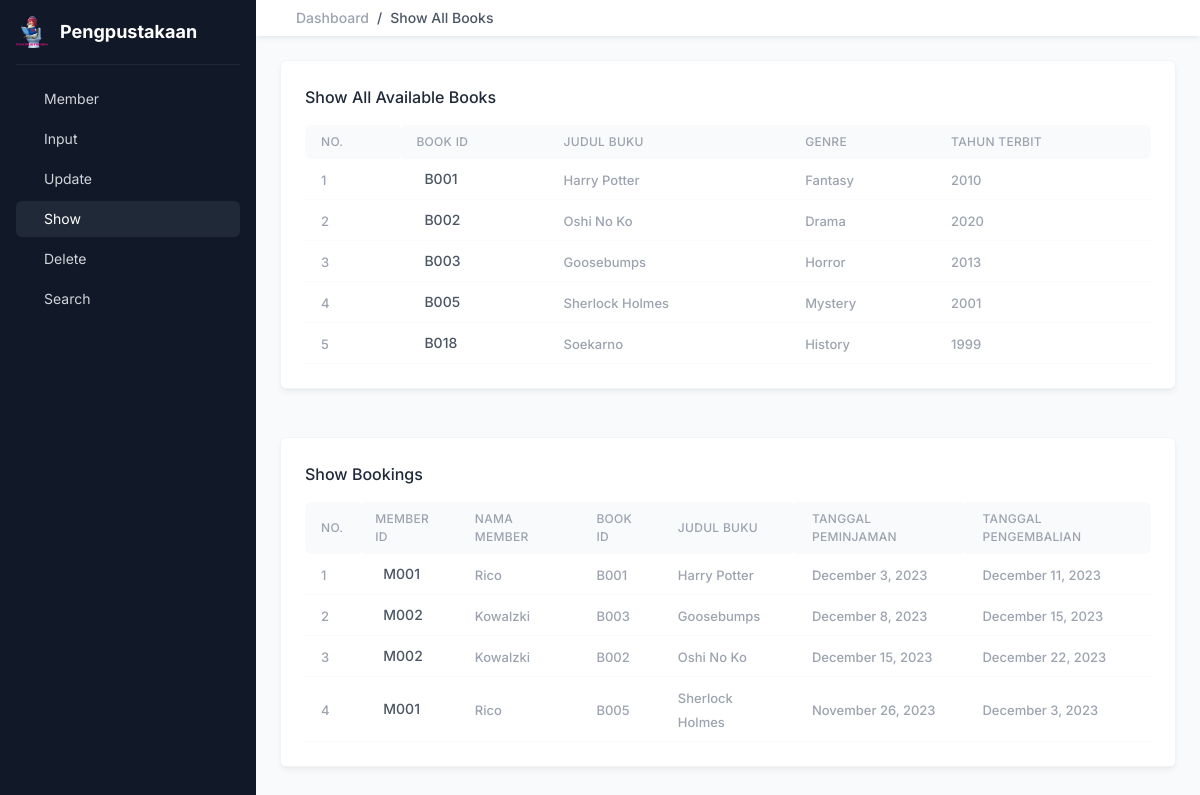
Before: /show.php with the older database file.
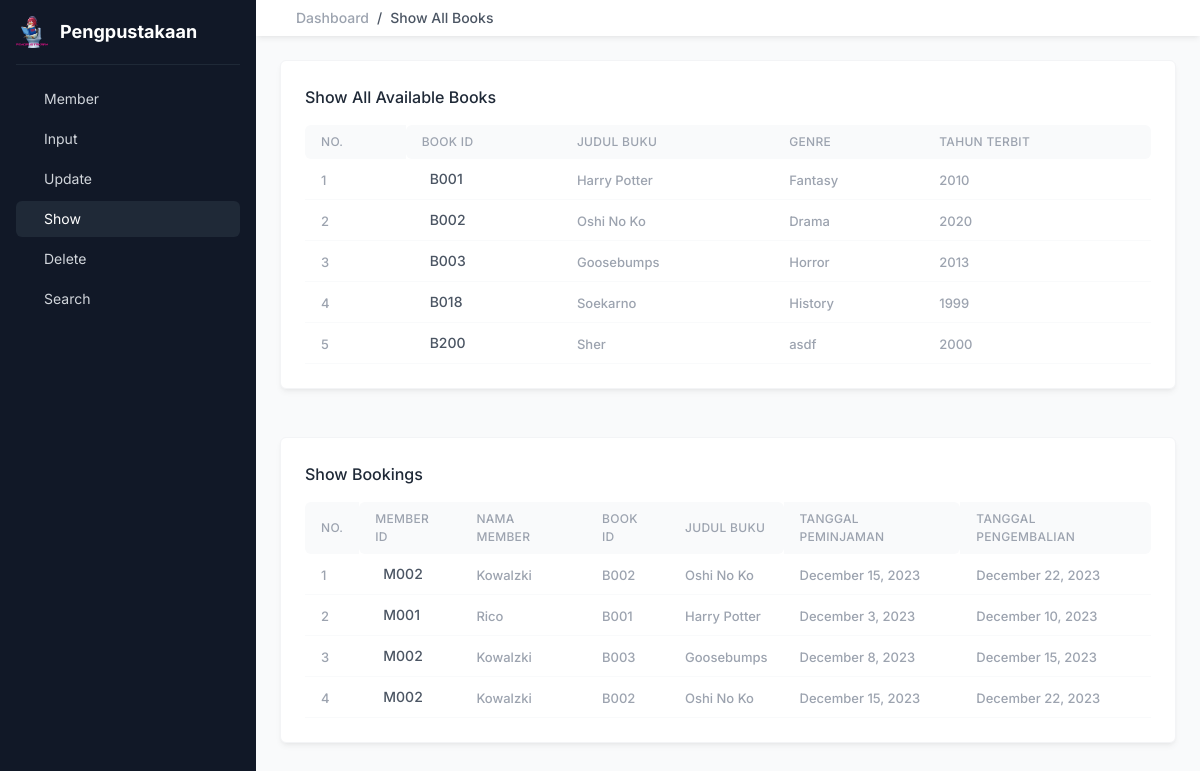
After: the same page with the newer database file.
### tables this page shows
CREATE TABLE `tbuku` (
  `IDBuku` char(4) NOT NULL,
  `JudulBuku` varchar(20) DEFAULT NULL,
  `Genre` varchar(20) DEFAULT NULL,
  `TahunTerbit` int(11) DEFAULT NULL
);

### database/database.php (called while the page is built, shortened)
<?php
function connectToDB()
{
    $username = "root";
    $password = "";
    $dataSourceName = "mysql:host=localhost;dbname=perpusku";
    try{
        $conn = new PDO($dataSourceName, $username, $password);
        return $conn;
    }
    catch(PDOException $e){
        echo $e->getMessage();
        return null;
    }
}
function fetchAllBooks(){
    $conn = connectToDB();
    $stmt = $conn->query("SELECT * FROM TBuku");
    $books = [];
    while($book = $stmt->fetch(PDO::FETCH_ASSOC)){
        array_push($books, $book);
    }
    return $books;
}
function fetchAllBookings(){
    $conn = connectToDB();
    $stmt = $conn->query("SELECT * FROM TMeminjam NATURAL JOIN TBuku NATURAL JOIN TMember");
    $bookings = [];
    while($booking = $stmt->fetch(PDO::FETCH_ASSOC)){
        array_push($bookings, $booking);
    }
    return $bookings;
}
?>

### show.php (the view, shortened to what the changed rows need)
<?php
    require_once "database/database.php";
    $books = fetchAllBooks();
    $bookings = fetchAllBookings();
?>
<!DOCTYPE html>
<html lang="en">
<head>
    <link href="https://cdn.jsdelivr.net/npm/remixicon@3.5.0/fonts/remixicon.css" rel="stylesheet">
    <link rel="stylesheet" href="style.css">
</head>
<body class="text-gray-800 font-inter">
    <main class="w-full md:w-[calc(100%-256px)] md:ml-64 bg-gray-50 min-h-screen transition-all main">
        <div class="p-6">
            <div class="grid grid-cols-1 gap-6">
                <div class="bg-white border border-gray-100 shadow-md shadow-black/5 p-6 rounded-md">
                    <div class="overflow-x-auto">
                        <table class="w-full min-w-[540px]" data-tab-for="order" data-page="active">
                            <thead>
                                <tr>
                                    <th class="text-[12px] uppercase tracking-wide font-medium text-gray-400 py-2 px-4 bg-gray-50 text-left rounded-tl-md rounded-bl-md">No.</th>
                                    <th class="text-[12px] uppercase tracking-wide font-medium text-gray-400 py-2 px-4 bg-gray-50 text-left rounded-tl-md rounded-bl-md">Book ID</th>
                                    <th class="text-[12px] uppercase tracking-wide font-medium text-gray-400 py-2 px-4 bg-gray-50 text-left">Judul Buku</th>
                                    <th class="text-[12px] uppercase tracking-wide font-medium text-gray-400 py-2 px-4 bg-gray-50 text-left">Genre</th>
                                    <th class="text-[12px] uppercase tracking-wide font-medium text-gray-400 py-2 px-4 bg-gray-50 text-left rounded-tr-md rounded-br-md">Tahun Terbit</th>
                                </tr>
                            </thead>
                            <tbody>
                                <?php $num = 1 ?>
                                <?php foreach ($books as $book): ?>
                                <tr>
                                    <td class="py-2 px-4 border-b border-b-gray-50">
                                        <span class="text-[13px] font-medium text-gray-400"><?= $num ?></span>
                                        <?php $num++ ?>
                                    </td>
                                    <td class="py-2 px-4 border-b border-b-gray-50">
                                        <div class="flex items-center">
                                            <a href="#" class="text-gray-600 text-sm font-medium hover:text-blue-500 ml-2 truncate"><?= $book['IDBuku'] ?></a>
                                        </div>
                                    </td>
                                    <td class="py-2 px-4 border-b border-b-gray-50">
                                        <span class="text-[13px] font-medium text-gray-400"><?= $book['JudulBuku'] ?></span>
                                    </td>
                                    <td class="py-2 px-4 border-b border-b-gray-50">
                                        <span class="text-[13px] font-medium text-gray-400"><?= $book['Genre'] ?></span>
                                    </td>
                                    <td class="py-2 px-4 border-b border-b-gray-50">
                                        <span class="text-[13px] font-medium text-gray-400"><?= $book['TahunTerbit'] ?></span>
                                    </td>
                                </tr>
                                <?php endforeach?>
                            </tbody>
                        </table>
                    </div>
                </div>
            </div>
        </div>
        <div class="p-6">
            <div class="grid grid-cols-1 gap-6 mb-6">
                <div class="bg-white border border-gray-100 shadow-md shadow-black/5 p-6 rounded-md">
                    <div class="overflow-x-auto">
                        <table class="w-full min-w-[540px]" data-tab-for="order" data-page="active">
                            <thead>
                                <tr>
                                    <th class="text-[12px] uppercase tracking-wide font-medium text-gray-400 py-2 px-4 bg-gray-50 text-left rounded-tl-md rounded-bl-md">No.</th>
                                    <th class="text-[12px] uppercase tracking-wide font-medium text-gray-400 py-2 px-4 bg-gray-50 text-left rounded-tl-md rounded-bl-md">Member ID</th>
                                    <th class="text-[12px] uppercase tracking-wide font-medium text-gray-400 py-2 px-4 bg-gray-50 text-left">Nama Member</th>
                                    <th class="text-[12px] uppercase tracking-wide font-medium text-gray-400 py-2 px-4 bg-gray-50 text-left">Book ID</th>
                                    <th class="text-[12px] uppercase tracking-wide font-medium text-gray-400 py-2 px-4 bg-gray-50 text-left rounded-tr-md rounded-br-md">Judul Buku</th>
                                    <th class="text-[12px] uppercase tracking-wide font-medium text-gray-400 py-2 px-4 bg-gray-50 text-left rounded-tr-md rounded-br-md">Tanggal Peminjaman</th>
                                    <th class="text-[12px] uppercase tracking-wide font-medium text-gray-400 py-2 px-4 bg-gray-50 text-left rounded-tr-md rounded-br-md">Tanggal Pengembalian</th>
                                </tr>
                            </thead>
                            <tbody>
                                <?php $num = 1 ?>
                                <?php foreach ($bookings as $booking): ?>
                                <tr>
                                    <td class="py-2 px-4 border-b border-b-gray-50">
                                        <span class="text-[13px] font-medium text-gray-400"><?= $num ?></span>
                                        <?php $num++ ?>
                                    </td>
                                    <td class="py-2 px-4 border-b border-b-gray-50">
                                        <div class="flex items-center">
                                            <a href="#" class="text-gray-600 text-sm font-medium hover:text-blue-500 ml-2 truncate"><?= $booking['IDMember'] ?></a>
                                        </div>
                                    </td>
                                    <td class="py-2 px-4 border-b border-b-gray-50">
                                        <span class="text-[13px] font-medium text-gray-400"><?= $booking['NamaMember'] ?></span>
                                    </td>
                                    <td class="py-2 px-4 border-b border-b-gray-50">
                                        <span class="text-[13px] font-medium text-gray-400"><?= $booking['IDBuku'] ?></span>
                                    </td>
                                    <td class="py-2 px-4 border-b border-b-gray-50">
                                        <span class="text-[13px] font-medium text-gray-400"><?= $booking['JudulBuku'] ?></span>
                                    </td>
                                    <td class="py-2 px-4 border-b border-b-gray-50">
                                        <span class="text-[13px] font-medium text-gray-400"><?php echo date("F j, Y", strtotime($booking['TanggalPeminjaman'])); ?></span>
                                    </td>
                                    <td class="py-2 px-4 border-b border-b-gray-50">
                                        <span class="text-[13px] font-medium text-gray-400"><?php echo date("F j, Y", strtotime($booking['TanggalPengembalian'])); ?></span>
                                    </td>
                                </tr>
                                <?php endforeach?>
                            </tbody>
                        </table>
                    </div>
                </div>
            </div>
        </div>
    </main>
</body>
</html>

Changed rows visible on the page:
removed tbuku: IDBuku "B005", JudulBuku "Sherlock Holmes", Genre "Mystery", TahunTerbit "2001"
added tbuku: IDBuku "B200", JudulBuku "Sher", Genre "asdf", TahunTerbit "2000"
Other visible differences:
new list line: "2 M001 Rico B001 Harry Potter December 3, 2023 December 10, 2023"
new list line: "4 M002 Kowalzki B002 Oshi No Ko December 15, 2023 December 22, 2023"
list line gone: "1 M001 Rico B001 Harry Potter December 3, 2023 December 11, 2023"
list line gone: "4 M001 Rico B005 Sherlock Holmes November 26, 2023 December 3, 2023"
